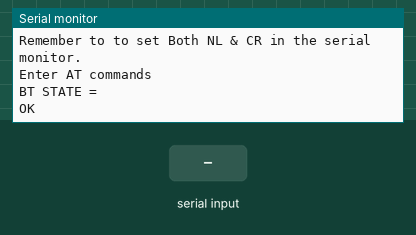
Recording of a sketch running on a simulated Arduino Mega 2560, built with avr-gcc and run on an emulated ATmega2560. On the bench: the last lines printed to the serial monitor. The test bench sets the inputs (shaded band). The modem accepts every AT command (registered, SIM ready, sends succeed) and sends nothing else.

Above: at 1.2 s.
1.3 s: "1" received over the second serial link
At 2.4 s:
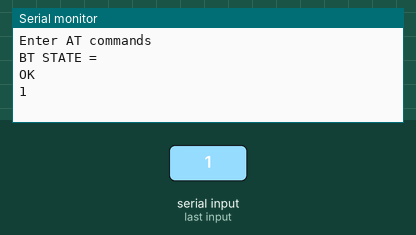
2.8 s: "0" received over the second serial link
At 3.5 s:
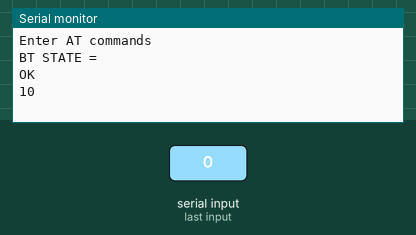

The sketch:

BT_mode_AT.ino
```cpp
void setup() {

    Serial.begin(38400);       // en USB
    Serial3.begin(38400);       // en bluetooth em mode AT

    Serial.println(" ");
    Serial.println("AT mode : Démarer le module avec le BP appuyé, et relacher après 5s.");
    Serial.println("Remember to to set Both NL & CR in the serial monitor.");

    Serial.println("Enter AT commands");
    Serial.println("");

    Serial.print("BT STATE = ");
    Serial3.println("AT+STATE" );

    // AT+NAME=MegaBot
    // AT+UART=115200,0,0

}

void loop() {

    // listen for communication from the BT module and then write it to the serial monitor
    if ( Serial3.available() )
    {
        Serial.write( Serial3.read() );
    }

    // send user input to the BT module
    if ( Serial.available() )
    {
        Serial3.write( Serial.read() );
    }

}
```

Measured:
- after the input at 1.3 s, the serial monitor: prints a new line at once (image 1)
- after the input at 2.8 s, the serial monitor: prints a new line at once (image 2)
